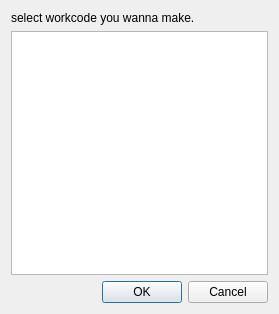
<?xml version="1.0" encoding="UTF-8"?>
<ui version="4.0">
 <class>Dialog</class>
 <widget class="QDialog" name="Dialog">
  <property name="geometry">
   <rect>
    <x>0</x>
    <y>0</y>
    <width>279</width>
    <height>314</height>
   </rect>
  </property>
  <property name="windowTitle">
   <string>Dialog</string>
  </property>
  <layout class="QGridLayout" name="gridLayout">
   <item row="0" column="0">
    <widget class="QLabel" name="label">
     <property name="text">
      <string>select workcode you wanna make.</string>
     </property>
    </widget>
   </item>
   <item row="1" column="0">
    <widget class="QListWidget" name="Workcode_listWidget"/>
   </item>
   <item row="2" column="0">
    <widget class="QDialogButtonBox" name="buttonBox">
     <property name="orientation">
      <enum>Qt::Horizontal</enum>
     </property>
     <property name="standardButtons">
      <set>QDialogButtonBox::Cancel|QDialogButtonBox::Ok</set>
     </property>
    </widget>
   </item>
  </layout>
 </widget>
 <resources/>
 <connections>
  <connection>
   <sender>buttonBox</sender>
   <signal>accepted()</signal>
   <receiver>Dialog</receiver>
   <slot>accept()</slot>
   <hints>
    <hint type="sourcelabel">
     <x>248</x>
     <y>254</y>
    </hint>
    <hint type="destinationlabel">
     <x>157</x>
     <y>274</y>
    </hint>
   </hints>
  </connection>
  <connection>
   <sender>buttonBox</sender>
   <signal>rejected()</signal>
   <receiver>Dialog</receiver>
   <slot>reject()</slot>
   <hints>
    <hint type="sourcelabel">
     <x>316</x>
     <y>260</y>
    </hint>
    <hint type="destinationlabel">
     <x>286</x>
     <y>274</y>
    </hint>
   </hints>
  </connection>
 </connections>
</ui>
